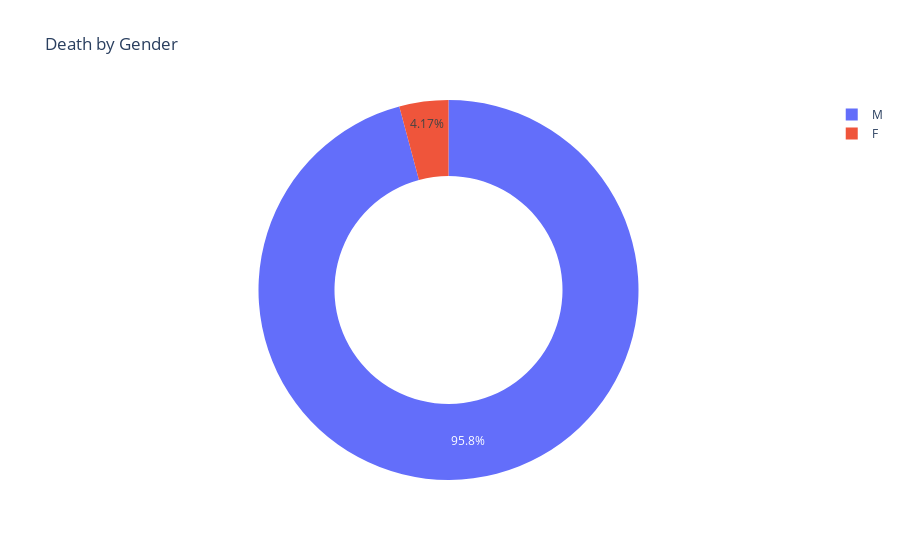

The code cell stored with this chart in its notebook:
### Code cell
fig = px.pie(d_by_gender, values= d_by_gender.values, names=d_by_gender.index , title='Death by Gender', hole = .6)
fig.show()

### Figure 1 — Plotly figure (JSON) as saved in the notebook; plotly's stock layout.template omitted (floating-point values rounded to 4 significant figures)
{"data": [{"domain": {"x": [0, 1], "y": [0, 1]}, "hole": 0.6, "hovertemplate": "gender=%{label}<br>value=%{value}<extra></extra>", "labels": ["M", "F"], "legendgroup": "", "name": "", "showlegend": true, "type": "pie", "values": [2160, 94]}], "layout": {"legend": {"tracegroupgap": 0}, "title": {"text": "Death by Gender"}}}
